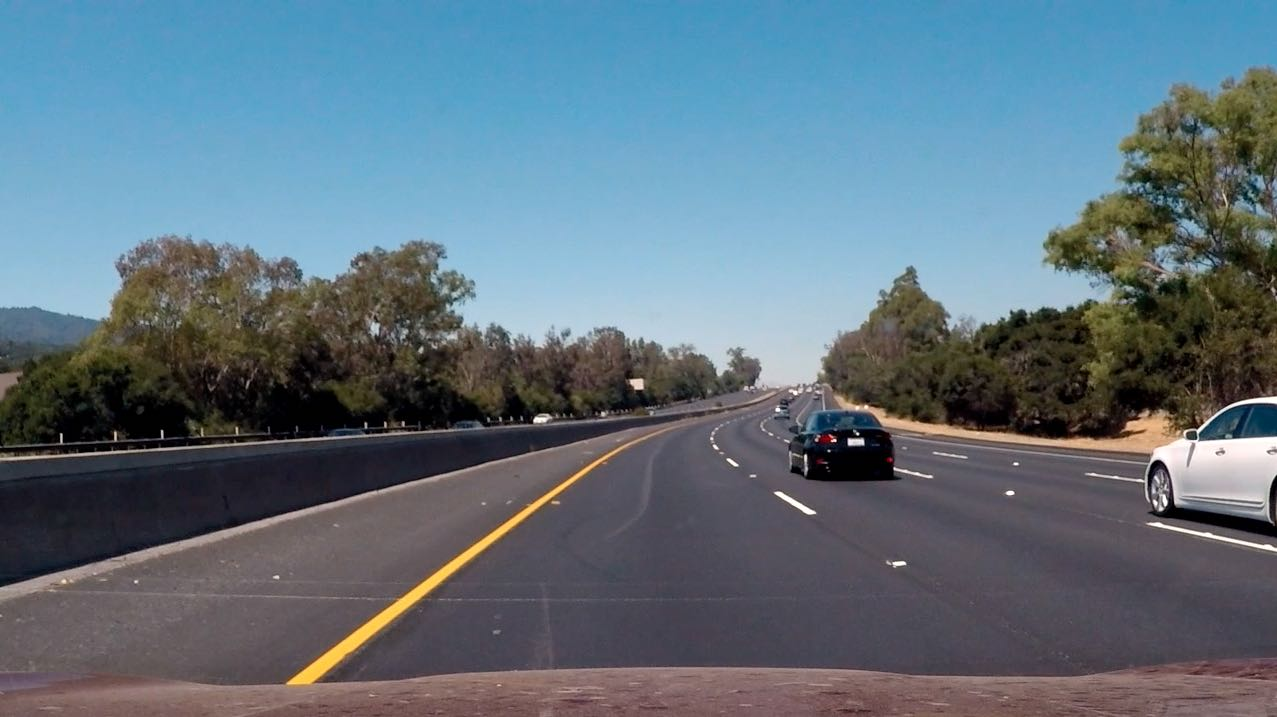
#> input picture test_images/challenge.jpg, 1277 x 717 px, found by its file name; its folder holds only this picture in this run
$ python image.py test_images/challenge.jpg
#> lines starting #> are read from the running program, lines starting #| are printed output that depends on the picture; after the words box and inside, x2 and y2 are one past the last pixel; in counts of white or black regions, pixels touching at a corner belong together
### processimage.py
import matplotlib.pyplot as plt
import matplotlib.image as mpimg
import numpy as np
import cv2
import math

def grayscale(img):
    """Applies the Grayscale transform
    This will return an image with only one color channel
    but NOTE: to see the returned image as grayscale
    (assuming your grayscaled image is called 'gray')
    you should call plt.imshow(gray, cmap='gray')"""
    return cv2.cvtColor(img, cv2.COLOR_RGB2GRAY)
    # Or use BGR2GRAY if you read an image with cv2.imread()
    # return cv2.cvtColor(img, cv2.COLOR_BGR2GRAY)

def canny(img, low_threshold, high_threshold):
    """Applies the Canny transform"""
    return cv2.Canny(img, low_threshold, high_threshold)

def gaussian_blur(img, kernel_size):
    """Applies a Gaussian Noise kernel"""
    return cv2.GaussianBlur(img, (kernel_size, kernel_size), 0)

def region_of_interest(img, vertices):
    """
    Applies an image mask.

    Only keeps the region of the image defined by the polygon
    formed from `vertices`. The rest of the image is set to black.
    `vertices` should be a numpy array of integer points.
    """
    #defining a blank mask to start with
    mask = np.zeros_like(img)

    #defining a 3 channel or 1 channel color to fill the mask with depending on the input image
    if len(img.shape) > 2:
        channel_count = img.shape[2]  # i.e. 3 or 4 depending on your image
        ignore_mask_color = (255,) * channel_count
    else:
        ignore_mask_color = 255

    #filling pixels inside the polygon defined by "vertices" with the fill color
    cv2.fillPoly(mask, vertices, ignore_mask_color)

    #returning the image only where mask pixels are nonzero
    masked_image = cv2.bitwise_and(img, mask)
    return masked_image

def calculateXFromY(m, b, y, shape):
    x = (y - b)/m
    if x < 0:
        x = 0
        y = b
    if x > shape[1]:
        x = shape[1]
        y = shape[1]*m + b
    return [int(x), int(y)]

def detect_left_right_lines(lines, shape):
    leftLines = []
    rightLines = []
    for line in lines:
        for x1,y1,x2,y2 in line:
            if (x1 != x2):
                tan = (y2-y1)/(x2-x1);
                # left line must between -75 to 30 degree in slope
                if (tan < -0.577 and tan > -3.73):
                    leftLines.append(line)
                # right line must between 30 to 75 degree in slope
                elif tan > 0.577 and tan < 3.73:
                    rightLines.append(line)

    result = []
    if len(leftLines) > 0:
        b = []
        m = []
        maxX = 0;
        for line in leftLines:
            for x1,y1,x2,y2 in line:
                if (x1 > maxX):
                    maxX = x1
                if (x2 > maxX):
                    maxX = x2
                p = np.polyfit([x1, x2], [y1, y2], 1)
                b.append(p[1])
                m.append(p[0])
        avgB = sum(b)/float(len(b))
        avgM = sum(m)/float(len(m))
        point = calculateXFromY(avgM, avgB, shape[0], shape)
        result.append([[point[0], point[1], maxX, int(avgM*maxX+avgB)]])

    if len(rightLines) > 0:
        b = []
        m = []
        minX = 100000;
        for line in rightLines:
            for x1,y1,x2,y2 in line:
                if (x1 < minX):
                    minX = x1
                if (x2 < minX):
                    minX = x2
                p = np.polyfit([x1, x2], [y1, y2], 1)
                b.append(p[1])
                m.append(p[0])
        avgB = sum(b)/float(len(b))
        avgM = sum(m)/float(len(m))
        point = calculateXFromY(avgM, avgB, shape[0], shape)
        result.append([[minX, int(avgM*minX+avgB), point[0], point[1]]])

    # print("x1=", x1, " x2=", x2, " y1=", y1, " y2=", y2)
    return result

def draw_lines(img, lines, color=[255, 0, 0], thickness=6):
    """
    NOTE: this is the function you might want to use as a starting point once you want to
    average/extrapolate the line segments you detect to map out the full
    extent of the lane (going from the result shown in raw-lines-example.mp4
    to that shown in P1_example.mp4).

    Think about things like separating line segments by their
    slope ((y2-y1)/(x2-x1)) to decide which segments are part of the left
    line vs. the right line.  Then, you can average the position of each of
    the lines and extrapolate to the top and bottom of the lane.

    This function draws `lines` with `color` and `thickness`.
    Lines are drawn on the image inplace (mutates the image).
    If you want to make the lines semi-transparent, think about combining
    this function with the weighted_img() function below
    """
    for line in lines:
        for x1,y1,x2,y2 in line:
            cv2.line(img, (x1, y1), (x2, y2), color, thickness)

def hough_lines(img, rho, theta, threshold, min_line_len, max_line_gap):
    """
    `img` should be the output of a Canny transform.

    Returns an image with hough lines drawn.
    """
    lines = cv2.HoughLinesP(img, rho, theta, threshold, np.array([]), minLineLength=min_line_len, maxLineGap=max_line_gap)
    line_img = np.zeros((img.shape[0], img.shape[1], 3), dtype=np.uint8)
    left_right_lines = detect_left_right_lines(lines, img.shape)
    # print(left_right_lines)
    draw_lines(line_img, left_right_lines)
    return line_img

# Python 3 has support for cool math symbols.

def weighted_img(img, initial_img, α=0.8, β=1., γ=0.):
    """
    `img` is the output of the hough_lines(), An image with lines drawn on it.
    Should be a blank image (all black) with lines drawn on it.

    `initial_img` should be the image before any processing.

    The result image is computed as follows:

    initial_img * α + img * β + γ
    NOTE: initial_img and img must be the same shape!
    """
    return cv2.addWeighted(initial_img, α, img, β, γ)

def process_image(image):
    # NOTE: The output you return should be a color image (3 channel) for processing video below
    # TODO: put your pipeline here,
    # you should return the final output (image where lines are drawn on lanes)
    gray_image = grayscale(image)
    #plt.imshow(gray_image)
    smooth_image = gaussian_blur(gray_image, 5)
    #plt.imshow(smooth_image)
    edge_image = canny(smooth_image, 50, 150)
    #plt.imshow(edge_image)
    mask_image = np.zeros_like(edge_image)
    ignore_mask_color = 255
    # plt.imshow(mask_image)
    vertices = np.array([[(0, image.shape[0]),(0, image.shape[0]*3/4), (image.shape[1] / 3, image.shape[0] /2), (image.shape[1]*2/3, image.shape[0]/2), (image.shape[1], image.shape[0] *3/4), (image.shape[1], image.shape[0])]], dtype=np.int32)
    masked_edges_image = region_of_interest(edge_image, vertices)
    # plt.imshow(masked_edges_image)
    hough_image = hough_lines(masked_edges_image, 2, np.pi/360, 50, image.shape[0]/20, image.shape[0]/4)
    #plt.imshow(hough_image)
    result = weighted_img(hough_image, image)
    return result

### image.py
import processimage as pimg
import argparse
import matplotlib.pyplot as plt
import matplotlib.image as mpimg
import os

parser = argparse.ArgumentParser(description='Process single image. Or all image in test_images/. \nLoad from test_images/ and output to test_images_output/.')
parser.add_argument('filename', type=str, nargs='?', default='',
                   help='filename in test_images directory')
args = parser.parse_args()
if args.filename == '':
    filenames = os.listdir("test_images/")
else:
    filenames = [args.filename]
for name in filenames:
    #reading in an image
    image = mpimg.imread('test_images/'+name)
#> image is the input picture: shape (717, 1277, 3); mean R, G, B 95.9, 113.7, 125.8
    result = pimg.process_image(image)
#> in canny, `return cv2.Canny(img, low_threshold, high_threshold)`:
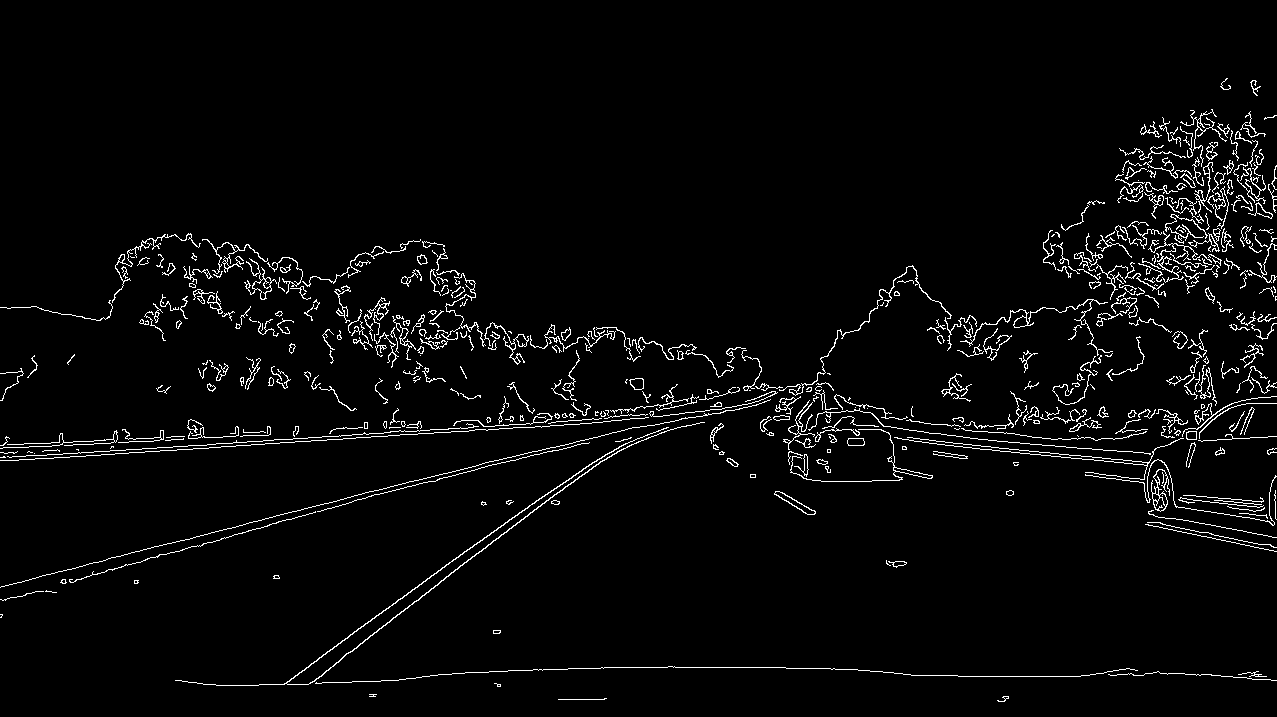
#> returned value: shape (717, 1277); 3.2% white in thin lines or dots, all inside (x1, y1, x2, y2) = (0, 78, 1277, 702)
#> in region_of_interest, `cv2.fillPoly(mask, vertices, ignore_mask_color)`: mask: shape (717, 1277); 41.7% white; 1 white region, box (x1, y1, x2, y2) and area: (0, 358, 1277, 717) 382189
#> in region_of_interest, `masked_image = cv2.bitwise_and(img, mask)`:
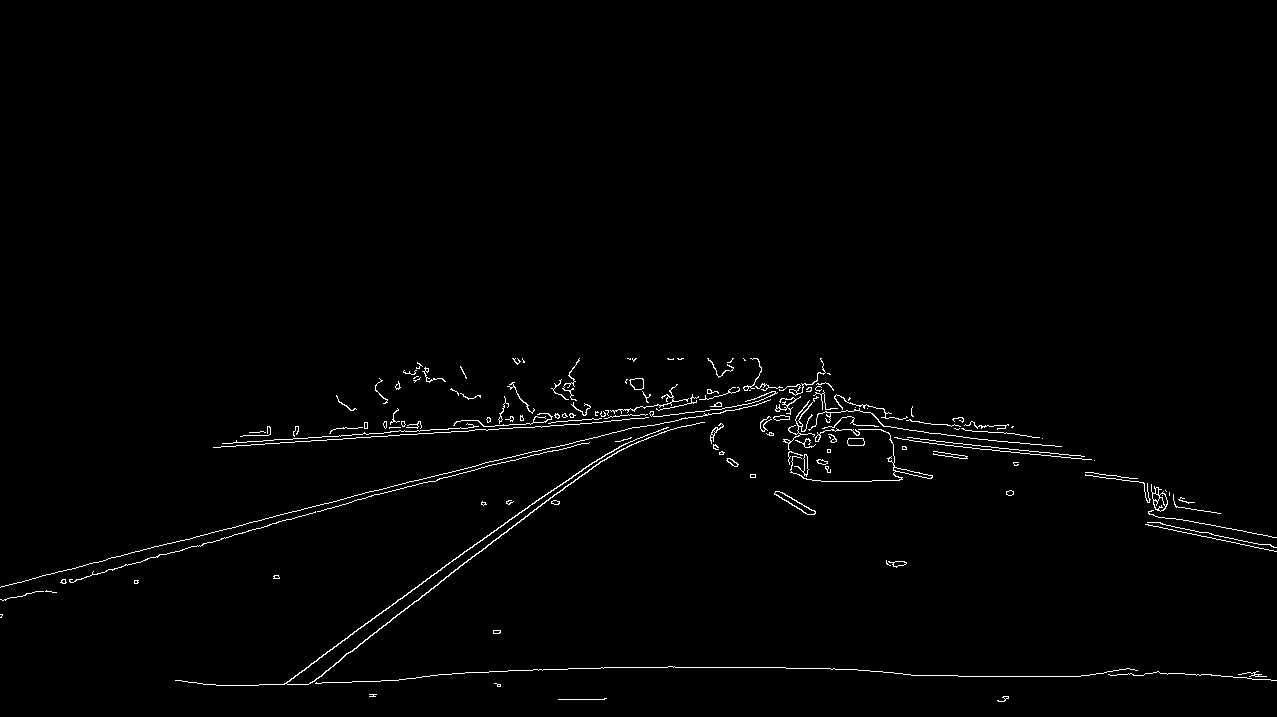
#> masked_image: shape (717, 1277); 1.2% white in thin lines or dots, all inside (x1, y1, x2, y2) = (0, 358, 1277, 702)
#> in hough_lines, `lines = cv2.HoughLinesP(img, rho, theta, threshold, np.array([]), minL..`: lines = 96 rows, first 6: [265, 443, 870, 406], [0, 599, 824, 370], [222, 443, 849, 399], [279, 684, 730, 362], [0, 587, 414, 480], [307, 684, 732, 358]
#> the loop in detect_left_right_lines, `for line in lines:` made 96 passes
#> line on passes 1 to 12: [[265, 443, 870, 406]], [[0, 599, 824, 370]], [[222, 443, 849, 399]], [[279, 684, 730, 362]], [[0, 587, 414, 480]], [[307, 684, 732, 358]], [[243, 435, 850, 398]], [[601, 667, 785, 667]], [[958, 676, 1254, 673]], [[378, 382, 1084, 456]], [[414, 377, 1270, 544]], [[959, 676, 1266, 676]]
#> after the loop in detect_left_right_lines, `for line in lines:`: leftLines = [[[279, 684, 730, 362]], [[307, 684, 732, 358]], [[299, 672, 352, 634]], [[306, 684, 675, 401]], [[308, 684, 730, 366]], [[609, 453, 732, 367]], [[286, 683, 367, 622]]]; rightLines = [[[573, 367, 890, 565]]]
#> the loop in detect_left_right_lines, `for line in leftLines:` made 7 passes
#> after the loop in detect_left_right_lines, `for line in leftLines:`: b = [883.2, 919.5, 886.4, 918.7, 916.1, 878.8, 898.4]; m = [-0.714, -0.767, -0.717, -0.767, -0.754, -0.699, -0.753]; maxX = 732
#> in detect_left_right_lines, `avgB = sum(b)/float(len(b))`: avgB = 900.1
#> in detect_left_right_lines, `avgM = sum(m)/float(len(m))`: avgM = -0.739
#> in calculateXFromY, `x = (y - b)/m`: x = 247.9
#> in detect_left_right_lines, `point = calculateXFromY(avgM, avgB, shape[0], shape)`: point = [247, 717]
#> the loop in detect_left_right_lines, `for line in rightLines:` made 1 pass
#> after the loop in detect_left_right_lines, `for line in rightLines:`: b = [9.1]; m = [0.625]; minX = 573
#> in detect_left_right_lines, `avgB = sum(b)/float(len(b))`: avgB = 9.1
#> in detect_left_right_lines, `avgM = sum(m)/float(len(m))`: avgM = 0.625
#> in detect_left_right_lines, `point = calculateXFromY(avgM, avgB, shape[0], shape)`: point = [1133, 717]
#> in hough_lines, `left_right_lines = detect_left_right_lines(lines, img.shape)`: left_right_lines = [[[247, 717, 732, 359]], [[573, 367, 1133, 717]]]
#> the loop in draw_lines, `for line in lines:` made 2 passes
#> in weighted_img, `return cv2.addWeighted(initial_img, α, img, β, γ)`:
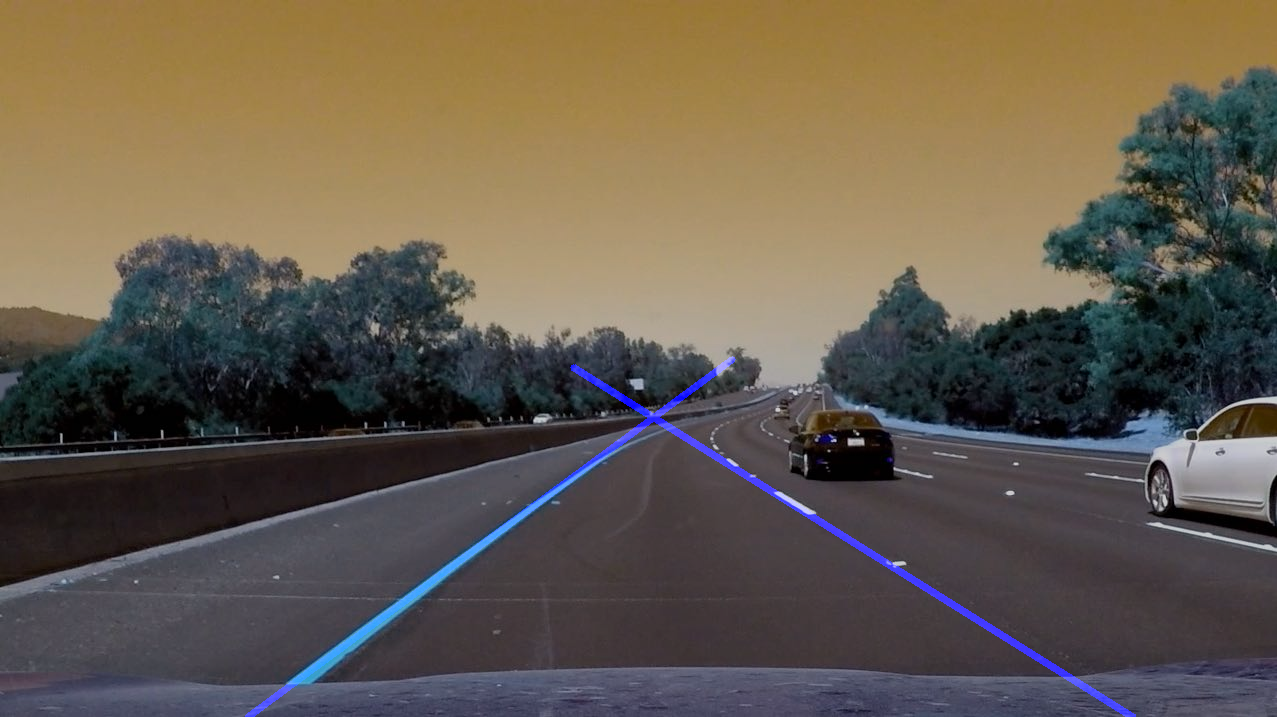
#> returned value: shape (717, 1277, 3); mean of channels 0, 1, 2 78.1, 91, 100.7; drawn as B, G, R
    #printing out some stats and plotting
    print('This image is:', type(image), 'with dimensions:', image.shape)
#| This image is: <class 'numpy.ndarray'> with dimensions: (717, 1277, 3)
    # plt.imshow(result)  # if you wanted to show a single color channel image called 'gray', for example, call as plt.imshow(gray, cmap='gray')
    mpimg.imsave('test_images_output/'+name, result)
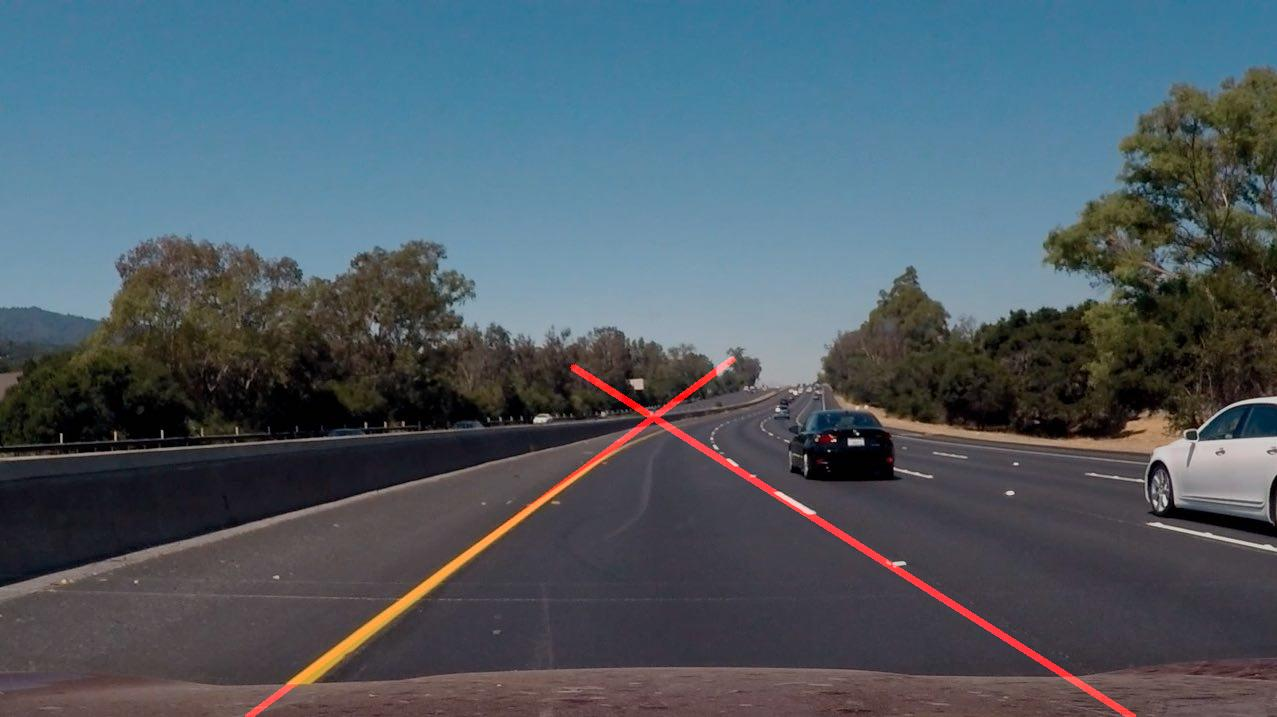
#> saved as challenge.jpg: shape (717, 1277, 3); mean R, G, B 78.1, 90.9, 100.8
